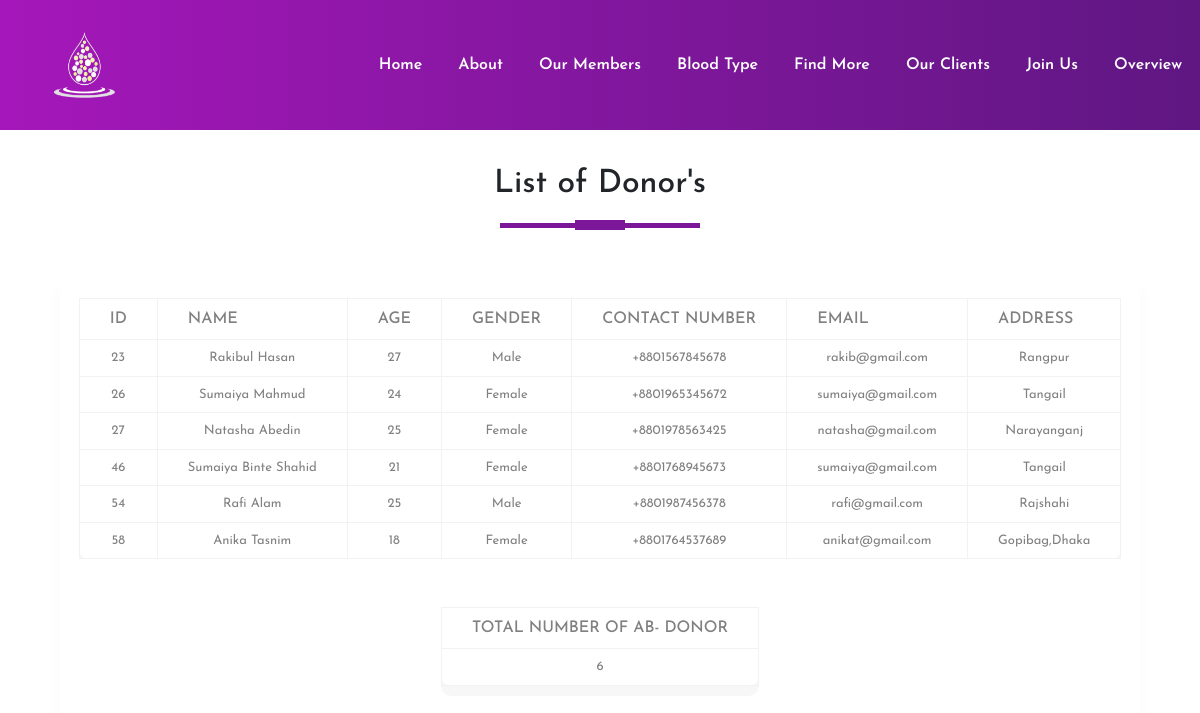
The page /php/AB-.php on the database its author committed.
### tables this page shows
CREATE TABLE `donorinfo` (
  `id` int(11) NOT NULL,
  `name` varchar(100) NOT NULL,
  `Date_of_birth` date NOT NULL,
  `age` int(100) NOT NULL,
  `bloodgroup` varchar(100) NOT NULL,
  `gender` varchar(100) NOT NULL,
  `Contact_number` varchar(14) NOT NULL,
  `email` varchar(100) NOT NULL,
  `address` varchar(150) NOT NULL,
  `Covid19_affected` varchar(100) NOT NULL
);

### php/AB-.php (the view, shortened to what this page needs)
<!DOCTYPE html>
<html>
<head>
  <link rel="stylesheet" type="text/css" href="../css/styles.css">
  <link rel="stylesheet" href="https://maxcdn.bootstrapcdn.com/bootstrap/4.5.2/css/bootstrap.min.css">
</head>
<body>
<section id="nav-bar">
<nav class="navbar navbar-expand-lg navbar-light">
    <a class="navbar-brand" href="#"><img src="../image/log.png" width="80px"></a>
    <div class="collapse navbar-collapse" id="navbarNav">
      <ul class="navbar-nav ml-auto">
        <li class="nav-item">
          <a class="nav-link" aria-current="page" href="index1.php">Home</a>
        </li>
        <li class="nav-item">
          <a class="nav-link" href="about.php">About</a>
        </li>
        <li class="nav-item">
          <a class="nav-link" href="members.php">Our Members</a>
        </li>
        <li class="nav-item">
          <a class="nav-link" href="userinfo.php" >Blood Type</a>
        </li>
        <li class="nav-item">
          <a class="nav-link" href="search.php" >Find More</a>
        </li>
        <li class="nav-item">
          <a class="nav-link" href="receiver.php">Our Clients</a>
        </li>
        <li class="nav-item">
          <a class="nav-link" href="registration.php" >Join Us</a>
        </li>
        <li class="nav-item">
          <a class="nav-link" href="overview.php" >Overview</a>
        </li>
      </ul>
    </div>
</nav>
</section>
<div class="main-div">
    <h2 class="title text-center">List of Donor's</h2>
    <div class="center-div">
        <div class="table-responsive">
            <table>
                <thead>
                    <tr>
                        <th>ID</th>
                        <th>Name</th>
                        <th>Age</th>
                        <th>Gender</th>
                        <th>Contact Number</th>
                        <th>Email</th>
                        <th>Address</th>
                    </tr>
                </thead>
                <tbody>
                <?php
include 'connection.php';
$sql="select count(*) as total from donorinfo where bloodgroup='AB-'";
$result= mysqli_query($con,$sql);
while($res=mysqli_fetch_array($result))
{
  $output=$res['total'];
}
$selectquery="select * from donorinfo where bloodgroup='AB-'";
$query=mysqli_query($con,$selectquery);
while($res=mysqli_fetch_array($query))
{
    ?>
    <tr>
    <td><?php echo $res['id']?></td>
    <td><?php echo $res['name']?></td>
    <td><?php echo $res['age']?></td>
    <td><?php echo $res['gender']?></td>
    <td><?php echo $res['Contact_number']?></td>
    <td><?php echo $res['email']?></td>
    <td><?php echo $res['address']?></td>
</tr>
<?php
}
?>
                </tbody>
            </table>
        </div>
        <div class="container">
        <br><br>
        <table>
        <thead>
                    <tr>
                        <th>Total Number Of AB- Donor</th>
                    </tr>
                </thead>
                <tr>
                <td><?php echo $output?></td>
                </tr>
        </table>
        </div>
</div>
</div>
</body>
</html>

### css/styles.css (style rules this page uses)
* { margin:0; padding:0; box-sizing:border-box; font-family:'Josefin Sans',sans-serif; }
#nav-bar { position:sticky; top:0; z-index:10; }
.navbar { padding:0!important; background-image: linear-gradient(to right,#a517ba,#5f1782); }
.navbar-brand img { padding-left:20px; height:120px; width:150px; }
.navbar-nav li { padding:0 10px; }
.navbar-nav li a { color:#fff!important; font-weight:600; }
table { border-collapse:collapse; background-color:#fff; box-shadow:0 10px 0 rgba(0,0,0,.03); border-radius:10px; margin:auto; }
th,td { border:1px solid #f2f2f2; padding:8px 30px; text-align:center; color:grey; }
th { text-transform:uppercase; font-weight:500; }
td { font-size:13px; }
.main-div { width:100%; height:100vh; display:flex; flex-direction:column; justify-content:center; align-items:center; }
.main-div h2 { padding:5px; margin-top:25px; text-decoration:uppercase; }
.title::before { content:''; background:#7b1798; height:5px; width:200px; margin-left:auto; margin-right:auto; display:block; transform:translateY(63px); }
.title::after { content:''; background:#7b1798; height:10px; width:50px; margin-left:auto; margin-right:auto; margin-bottom:40px; display:block; transform:translateY(17px); }
.center-div { width:90%; height:80vh; padding:20px 0 0 0; box-shadow:0 10px 20px 0 rgba(0,0,0,.03); border-radius:10px; margin:auto; }

### rows shown on the page
donorinfo: id "23", name "Rakibul Hasan", age "27", gender "Male", Contact_number "+8801567845678", email "rakib@gmail.com", address "Rangpur"
donorinfo: id "26", name "Sumaiya Mahmud", age "24", gender "Female", Contact_number "+8801965345672", email "sumaiya@gmail.com", address "Tangail"
donorinfo: id "27", name "Natasha Abedin", age "25", gender "Female", Contact_number "+8801978563425", email "natasha@gmail.com", address "Narayanganj"
donorinfo: id "46", name "Sumaiya Binte Shahid", age "21", gender "Female", Contact_number "+8801768945673", email "sumaiya@gmail.com", address "Tangail"
donorinfo: id "54", name "Rafi Alam", age "25", gender "Male", Contact_number "+8801987456378", email "rafi@gmail.com", address "Rajshahi"
donorinfo: id "58", name "Anika Tasnim", age "18", gender "Female", Contact_number "+8801764537689", email "anikat@gmail.com", address "Gopibag,Dhaka"

### other values the page prints
$output "6"
